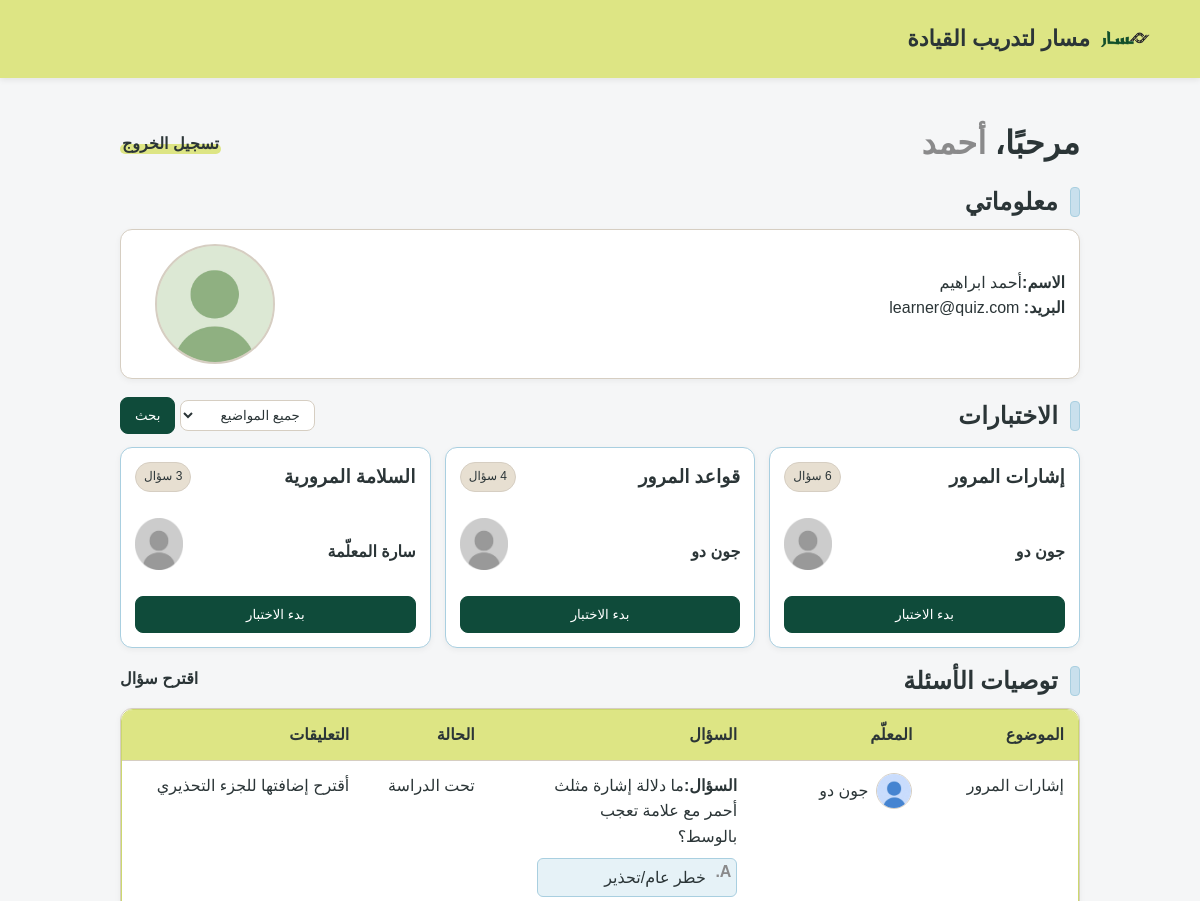
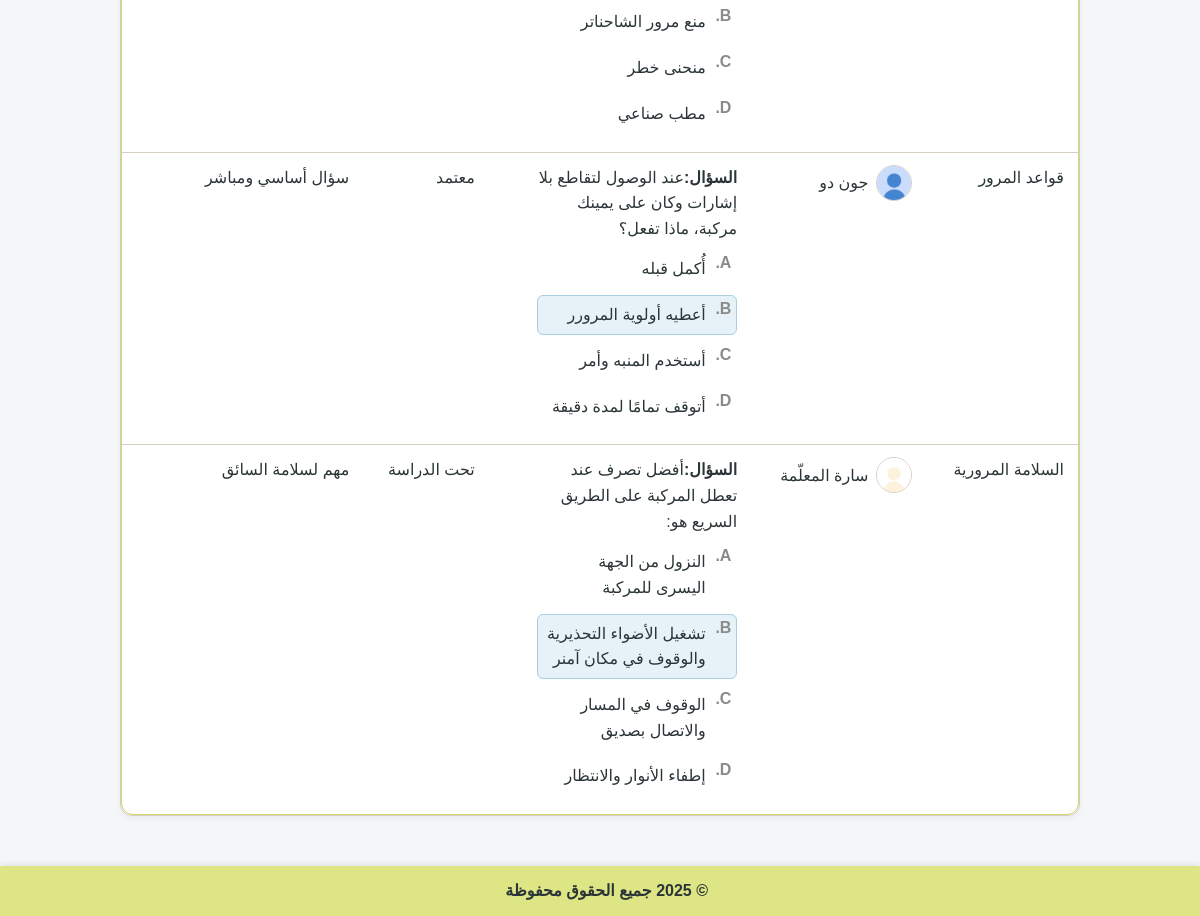
The app's page /Masar_G2/Learner.php with its own data (2 pictures, top to bottom).
### tables this page shows
CREATE TABLE `user` (
  `id` int NOT NULL,
  `firstName` varchar(100) NOT NULL,
  `lastName` varchar(100) NOT NULL,
  `emailAddress` varchar(150) NOT NULL,
  `password` varchar(255) NOT NULL,
  `photoFileName` varchar(255) DEFAULT NULL,
  `userType` enum('learner','educator') NOT NULL
);

CREATE TABLE `quiz` (
  `id` int NOT NULL,
  `educatorID` int NOT NULL,
  `topicID` int NOT NULL
);

CREATE TABLE `topic` (
  `id` int NOT NULL,
  `topicName` varchar(150) NOT NULL
);

CREATE TABLE `recommendedquestion` (
  `id` int NOT NULL,
  `quizID` int DEFAULT NULL,
  `learnerID` int DEFAULT NULL,
  `question` text NOT NULL,
  `questionFigureFileName` varchar(255) DEFAULT NULL,
  `answerA` text NOT NULL,
  `answerB` text NOT NULL,
  `answerC` text NOT NULL,
  `answerD` text NOT NULL,
  `correctAnswer` enum('A','B','C','D') NOT NULL,
  `status` enum('pending','approved','disapproved') NOT NULL DEFAULT 'pending',
  `comments` text
);

### Masar_G2/Learner.php (the view, shortened to what this page needs)
<!DOCTYPE html>
<?php
include 'connection.php';
$userID = 2;
$firstName = '';
$lastName = '';
$pfp = '';
$email = '';
$getUserInfo = "SELECT firstName, lastName, emailAddress, photoFileName FROM user WHERE id={$userID}";
if ($result = mysqli_query($connection, $getUserInfo)) {
    while ($row = mysqli_fetch_assoc($result)) {
        $firstName = $row['firstName'];
        $lastName = $row['lastName'];
        $pfp = $row['photoFileName'];
        $email = $row['emailAddress'];
    }
}
$fullName = $firstName . " " . $lastName;
?>
<html lang="ar" dir="rtl">
    <head>
        <link rel="stylesheet" href="common.css">
    </head>
    <body>
        <header>
            <div class="header-container">
                <div class="logo">
                    <img src="images/logo.png" alt="شعار الموقع">
                    <span>مسار لتدريب القيادة</span>
                </div>
            </div>
        </header>
        <div class="container">
            <div class="topbar">
                <?php
                echo "<h1>مرحبًا، <span class=\"muted\">{$firstName}</span></h1>";
                ?>
                <a class="logout-link" href="homepage.php">تسجيل الخروج</a>
            </div>
            <section class="section">
                <h2 class="section-title"><span class="accent"></span> معلوماتي</h2>
                <div class="card educator">
                    <div>
                        <br>
                        <?php
                        echo "<div><strong>الاسم:</strong>{$fullName}</div>";
                        echo "<div><strong>البريد:</strong> {$email}</div>";
                        ?>
                    </div>
                    <div class="photo">
                        <?php
                        echo "<img src=\"images/{$pfp}\" alt=\"صورة الطالب\">";
                        ?>
                    </div>
                </div>
            </section>
            <section class="section">
                <div class="quiz-section">
                    <h2 class="section-title"><span class="accent"></span> الاختبارات</h2>
                    <form action="" method="POST">
                        <select class="filter-select">
                            <option value="all">جميع المواضيع</option>
                        </select>
                        <input type="submit" value="بحث" class="btn primary">
                    </form>
                </div>
                <div class="quiz-list">
                    <?php
                    $quizList = "
                            SELECT
                                q.id,
                                q.educatorID,
                                q.topicID,
                                t.topicName,
                                u.firstName,
                                u.lastName,
                                COUNT(qq.id) AS questionCount
                            FROM quiz q
                            JOIN topic t
                                ON q.topicID = t.id
                            JOIN user u
                                ON q.educatorID = u.id
                            LEFT JOIN quizquestion qq
                                ON q.id = qq.quizID
                            GROUP BY
                                q.id, q.educatorID, q.topicID, t.topicName, u.firstName, u.lastName;
                        ";
                    if ($result = mysqli_query($connection, $quizList)) {
                        while ($row = mysqli_fetch_assoc($result)) {
                            echo "<article class=\"quiz-card\">";
                            echo "<div class=\"quiz-info\">";
                            echo "<h3 class=\"quiz-title\"><a href=\"\">{$row['topicName']}</a></h3>";
                            echo "<div class=\"chips\"><span class=\"chip\"><span class=\"number-of-questions\">{$row['questionCount']}</span> سؤال</div>";
                            echo "</div>";
                            echo "<div class=\"instructor-info\">";
                            echo "<h4>{$row['firstName']} {$row['lastName']}</h4>";
                            echo "<img src=\"images/default-profile.png\">";
                            echo "</div>";
                            echo "<a href=\"TakeQuiz.php?quizID={$row['id']}\"><button class=\"btn primary btn-full\">بدء الاختبار</button></a>";
                            echo "</article>";
                        }
                    }
                    ?>
                </div>
            </section>
            <section class="section">
                <div class="rec-section">
                    <h2 class="section-title"><span class="accent"></span> توصيات الأسئلة</h2>
                    <a href="Recommend_question.php" class="recommend-a-question">اقترح سؤال</a>
                </div>
                <div class="card table-card">
                    <div class="table-wrap">
                        <table>
                            <thead>
                                <tr>
                                    <th>الموضوع</th>
                                    <th>المعلّم</th>
                                    <th>السؤال</th>
                                    <th>الحالة</th>
                                    <th>التعليقات</th>
                                </tr>
                            </thead>
                            <tbody>
                                <?php
                                $getRecommendedQs = "SELECT
                                        r.*,
                                        q.id AS quizID,
                                        q.educatorID,
                                        q.topicID,
                                        t.topicName,
                                        u.firstName,
                                        u.lastName,
                                        u.photoFileName AS profileImage
                                    FROM recommendedquestion r
                                    JOIN quiz q
                                        ON r.quizID = q.id
                                    JOIN user u
                                        ON q.educatorID = u.id
                                    JOIN topic t
                                        ON q.topicID = t.id
                                    WHERE r.learnerID = {$userID};";
                                if ($result = mysqli_query($connection, $getRecommendedQs)) {
                                    while ($row = mysqli_fetch_assoc($result)) {
                                        echo "<tr><td>{$row['topicName']}</td>";
                                        echo "<td>
                                                <div class=\"hstack\">
                                                    <img src=\"images/{$row['profileImage']}\" class=\"avatar-img\" alt=\"{$row['firstName']}\">
                                                    <div>{$row['firstName']} {$row['lastName']}</div>
                                                </div>
                                            </td>";
                                        if (!empty($row['questionFigureFileName'])) {
                                            echo "<td>
                                                    <div class=\"q-item has-media\">
                                                        <div class=\"q-media tall\">
                                                            <img class=\"q-img\" src=\"images/{$row['questionFigureFileName']}\" />
                                                        </div>";
                                        } else {
                                            echo "<td>
                                                    <div class=\"q-item has-media\">";
                                        }
                                        if ($row['correctAnswer'] === 'A'){
                                            echo "<div class=\"q-body\">
                                                <div><strong>السؤال:</strong>{$row['question']}</div>
                                                <ol class=\"choices\">
                                                    <li class=\"correct\">{$row['answerA']}</li>
                                                    <li>{$row['answerB']}ر</li>
                                                    <li>{$row['answerC']}</li>
                                                    <li>{$row['answerD']}</li>
                                                </ol>
                                            </div>";
                                        } else if ($row['correctAnswer'] === 'B'){
                                            echo "<div class=\"q-body\">
                                                <div><strong>السؤال:</strong>{$row['question']}</div>
                                                <ol class=\"choices\">
                                                    <li>{$row['answerA']}</li>
                                                    <li class=\"correct\">{$row['answerB']}ر</li>
                                                    <li>{$row['answerC']}</li>
                                                    <li>{$row['answerD']}</li>
                                                </ol>
                                            </div>";
                                        } else if ($row['correctAnswer'] === 'C'){
                                            echo "<div class=\"q-body\">
                                                <div><strong>السؤال:</strong>{$row['question']}</div>
                                                <ol class=\"choices\">
                                                    <li>{$row['answerA']}</li>
                                                    <li>{$row['answerB']}ر</li>
                                                    <li class=\"correct\">{$row['answerC']}</li>
                                                    <li>{$row['answerD']}</li>
                                                </ol>
                                            </div>";
                                        }
                                        echo "</div></td>";
                                        if ($row['status']=== 'pending'){
                                            echo "<td>
                                                <div>تحت الدراسة</div>
                                            </td>";
                                        } else if ($row['status']=== 'approved'){
                                            echo "<td>
                                                <div>معتمد</div>
                                            </td>";
                                        } else {
                                            echo "<td>
                                                <div>مرفوض</div>
                                            </td>";
                                        }
                                        echo "<td>
                                                <div>{$row['comments']}</div>
                                            </td>
                                          </tr>";
                                    }
                                }
                                ?>
                            </tbody>
                        </table>
                    </div>
                </div>
            </section>
        </div>
        <footer>
            &copy; 2025 جميع الحقوق محفوظة
              </footer>
    </body>
</html>

### Masar_G2/common.css (style rules this page uses)
* { box-sizing:border-box }
header { background: #DDE584; padding: 14px 20px; box-shadow: 0 2px 6px rgba(0, 0, 0, 0.08); margin-bottom: 20px; }
.header-container { display: flex; align-items: center; justify-content: space-between; max-width: 1100px; margin: 0 auto; }
header .logo { display: flex; align-items: center; gap: 10px; font-size: 22px; font-weight: bold; color: #2B3537; }
header img { width: 50px; height: 50px; object-fit: contain; border: none; }
html { scroll-behavior:smooth }
body { margin:0; direction:rtl; font-family:Arial,"Segoe UI",Tahoma,sans-serif; background:#F5F6F7; color:#2B3537; font-size:16px; line-height:1.6; }
h1,h2,h3 { font-family:Georgia,"Times New Roman",serif;font-weight:800;letter-spacing:.2px;margin:0 }
a { color:#2B3537;text-decoration:none }
img { max-width:100%;display:block }
.container { max-width:1000px;margin:auto;padding:20px }
.muted { color:#8A8A8B }
.topbar { display:flex;align-items:center;justify-content:space-between;gap:12px;margin-bottom:16px }
.topbar h1 { margin:0 }
.section { margin-top:18px }
.section-title { display:flex;align-items:center;gap:12px; margin:0 0 12px; font-weight:800; color:#2B3537; line-height:1.2; }
.section-title .accent { width:10px;height:30px;border-radius:4px; background:#C9E0ED; border:1px solid #A9CFE0; }
.hl-link,.logout-link { position:relative; font-weight:800; padding:0 2px; display:inline-block }
.hl-link::after,.logout-link::after { content:""; position:absolute; inset:auto 0 .15em 0; height:.6em; background:#DDE584; border-radius:10px; z-index:-1; }
.btn { display:inline-flex;align-items:center;gap:8px; padding:10px 14px;border:1px solid #D6CEC2;border-radius:8px; background:#fff;color:#2B3537;cursor:pointer;transition:.2s;text-decoration:none }
.btn.primary { background:#0F4B3A;color:#fff;border-color:#0F4B3A }
.btn-full { display:block;width:100% }
.card { background:#fff;border:1px solid #D6CEC2;border-radius:12px; padding:14px;box-shadow:0 2px 6px rgba(0,0,0,.05) }
table { width:100%;border-collapse:separate;border-spacing:0 }
th,td { padding:12px 14px;border-bottom:1px solid #D6CEC2;vertical-align:top;text-align:right }
thead th { background:#DDE584;color:#2B3537;font-weight:800 }
.table-card { padding:0 }
.table-wrap { border-radius:12px;overflow:hidden;border:1px solid #CCD86E }
.table-wrap tbody tr:last-child td { border-bottom:none }
.chips { display:flex;gap:8px;flex-wrap:wrap }
.chip { padding:4px 8px;font-size:12px;border-radius:999px;border:1px solid #D6CEC2;color:#2B3537 }
.chips .chip:nth-child(odd) { background:#E7DFD1 }
.hstack { display:flex;align-items:center;gap:8px }
.q-item { display:block }
.q-item.has-media { display:grid; grid-template-columns:200px 1fr; gap:12px; align-items:stretch; }
.avatar-img { width:36px;height:36px;border-radius:50%;object-fit:cover;border:1px solid #D6CEC2 }
.choices { list-style:none;margin:8px 0 0;padding:0;counter-reset:choice }
.choices li { position:relative;margin:6px 0; padding:.38rem 1.9rem .38rem .5rem; border:1px solid transparent;border-radius:6px;line-height:1.6 }
.choices li::marker { content:"" }
.choices li::before { counter-increment:choice;content:counter(choice, upper-alpha) "."; position:absolute;right:0;top:0;width:1.6rem;text-align:center;color:#8A8A8B;font-weight:600;line-height:1.6 }
.choices li.correct { background:#E6F2F7;border-color:#A9CFE0 }
footer { background: #DDE584; padding: 12px 20px; margin-top: 30px; box-shadow: 0 -2px 6px rgba(0,0,0,0.08); text-align: center; font-weight: 600; color: #2B3537; }

### records on screen
user: firstName "أحمد", fullName "أحمد ابراهيم", emailAddress "learner@quiz.com", photoFileName (picture)
quiz: topicID.topicName "إشارات المرور", questionCount "6", educatorID.firstName "جون", educatorID.lastName "دو"
quiz: topicID.topicName "قواعد المرور", questionCount "4", educatorID.firstName "جون", educatorID.lastName "دو"
quiz: topicID.topicName "السلامة المرورية", questionCount "3", educatorID.firstName "سارة", educatorID.lastName "المعلّمة"
recommendedquestion: topic.topicName "إشارات المرور", user.photoFileName (picture), user.firstName "جون", user.lastName "دو", question "ما دلالة إشارة مثلث أحمر مع علامة تعجب بالوسط؟", answerA "خطر عام/تحذير", answerB "منع مرور الشاحنات", answerC "منحنى خطر", answerD "مطب صناعي", status "تحت الدراسة", comments "أقترح إضافتها للجزء التحذيري"
recommendedquestion: topic.topicName "قواعد المرور", user.photoFileName (picture), user.firstName "جون", user.lastName "دو", question "عند الوصول لتقاطع بلا إشارات وكان على يمينك مركبة، ماذا تفعل؟", answerA "أُكمل قبله", answerB "أعطيه أولوية المرور", answerC "أستخدم المنبه وأمر", answerD "أتوقف تمامًا لمدة دقيقة", status "معتمد", comments "سؤال أساسي ومباشر"
recommendedquestion: topic.topicName "السلامة المرورية", user.photoFileName (picture), user.firstName "سارة", user.lastName "المعلّمة", question "أفضل تصرف عند تعطل المركبة على الطريق السريع هو:", answerA "النزول من الجهة اليسرى للمركبة", answerB "تشغيل الأضواء التحذيرية والوقوف في مكان آمن", answerC "الوقوف في المسار والاتصال بصديق", answerD "إطفاء الأنوار والانتظار", status "تحت الدراسة", comments "مهم لسلامة السائق"
